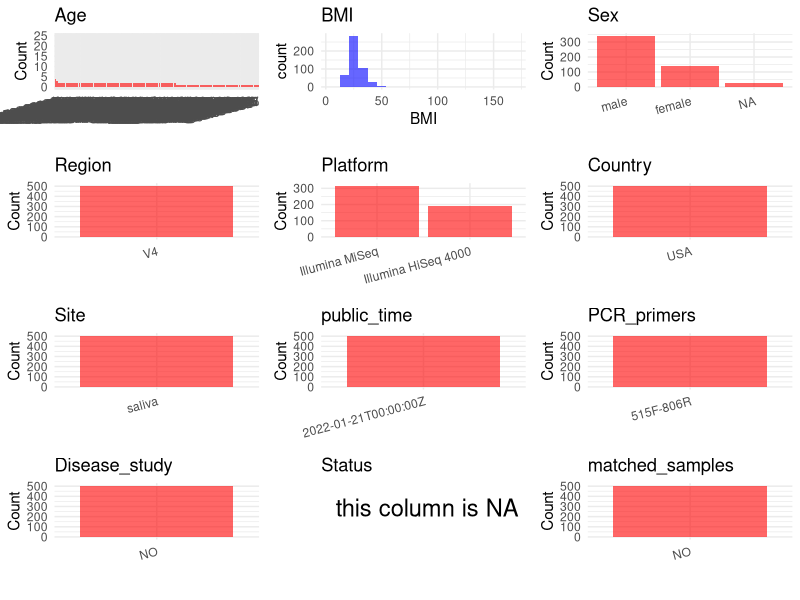

Recreate this plot in R. (Note: this script raises an error after producing the figure.)
## ---- chunk 1
# Load necessary libraries
library(dplyr)
library(ggplot2)
library(cowplot)

# Set working directory (update this path to your local directory)
setwd("D:/metadata/PRJEB29169")

# Read the initial metadata files
initial_meta<-read.csv("SraRunTable.csv",header = T)

# Combine the two metadata files
#meta <- rbind(initial_meta, initial_meta1)

#Remove entries non-oral samples
#initial_meta <- subset(initial_meta, Organism == "human oral metagenome")


# Check the number of samples containing "HT" in Sample.Name (e.g., healthy controls)
#nrow(subset(meta, grepl("HT", Sample.Name)))

# Display the first few rows of the metadata
head(initial_meta)
## ---- chunk 2
# Create a uniform metadata dataframe
metadata <- data.frame(
  BioProject = initial_meta$BioProject,
  Run = initial_meta$Run,
  sample_name = initial_meta$Sample.Name,
  Age = initial_meta$host_age,
  BMI = initial_meta$BMI,
  Sex= initial_meta$sex,
  Region = "V4",
  Platform = initial_meta$Instrument,
  Country = initial_meta$geo_loc_name_country,
  Site = initial_meta$env_material,
  public_time = initial_meta$ReleaseDate,
  Status = NA,
  stringsAsFactors = FALSE
)
## ---- chunk 3
# Add information obtained from the publication
metadata$PCR_primers <- "515F-806R"
metadata$title <- "Establishing microbial composition measurement standards with reference frames"
metadata$Disease_study <- "NO"
# Assign disease status based on sample_name patterns
#metadata$Status<-"NA"

#extract subject id by remove prefix of sample_name

metadata <- metadata %>%
  mutate(Sex = case_when(
    initial_meta$sex == "0" ~ "female",
    initial_meta$sex == "1" ~ "male"
  ))
keep_subjects <- unique(subset(metadata, Site == "saliva")$sample_name)
metadata <- subset(metadata, sample_name %in% keep_subjects)

metadata$matched_samples <- "NO"
## ---- chunk 4
# Check the number of unique runs and sample names
print(paste("Number of unique runs:", length(unique(metadata$Run))))
print(paste("Number of unique sample names:", length(unique(metadata$sample_name))))
## ---- chunk 5
# Select columns for visualization
plot_data <- metadata %>%
  select(-BioProject, -Run, -sample_name, -title)

# Function to create simple plots for each column
create_simple_plots <- function(data) {
  plots <- list()
  
  for (col in colnames(data)) {
    # Check if the column is all NA
    if (all(is.na(data[[col]]))) {
      # Create an empty plot with text indicating all NA
      p <- ggplot() +
        annotate("text", x = 0.5, y = 0.5, label = "this column is NA", size = 6) +
        labs(title = col) +
        theme_void()
    } else if (is.numeric(data[[col]])) {
      # Numeric variable: histogram
      p <- ggplot(data, aes(x = .data[[col]])) +
        geom_histogram(fill = "blue", alpha = 0.6, bins = 20, na.rm = TRUE) +
        labs(title = col) +
        theme_minimal()
    } else {
      # Categorical variable: bar plot (remove NA values)
      count_data <- as.data.frame(table(data[[col]], useNA = "ifany"))
      p <- ggplot(count_data, aes(x = reorder(Var1, -Freq), y = Freq)) +
        geom_col(fill = "red", alpha = 0.6) +
        labs(title = col, x = NULL, y = "Count") +
        theme_minimal() +
        theme(axis.text.x = element_text(angle = 15, hjust = 1))
    }
    plots[[col]] <- p
  }
  
  return(plots)
}

# Generate and arrange plots
plots <- create_simple_plots(plot_data)
p<-plot_grid(plots$Age, 
          plots$BMI, 
          plots$Sex, 
          plots$Region, 
          plots$Platform, 
          plots$Country, 
          plots$Site,
          plots$public_time, 
          plots$PCR_primers,
          plots$Disease_study,
          plots$Status,
          plots$matched_samples,# add 
          ncol = 3, align = "hv", axis = "lb")
ggsave("Metadata_Summary.png", plot = p, width = 8, height = 6, dpi = 150)
## ---- chunk 6
knitr::include_graphics("metadata_summary.png")
## ---- chunk 7
# Reorder columns to match the desired format
metadata <- metadata[, c(
  "BioProject", "Run", "sample_name", "Age", "BMI", "Sex", 
  "Region", "Platform", "Country", "Site", "public_time", 
  "PCR_primers", "title", "Disease_study", "Status","matched_samples"
)]

# Export the uniform metadata to a CSV file
write.csv(metadata, file = "metadata.csv", quote = FALSE)
head(metadata)
